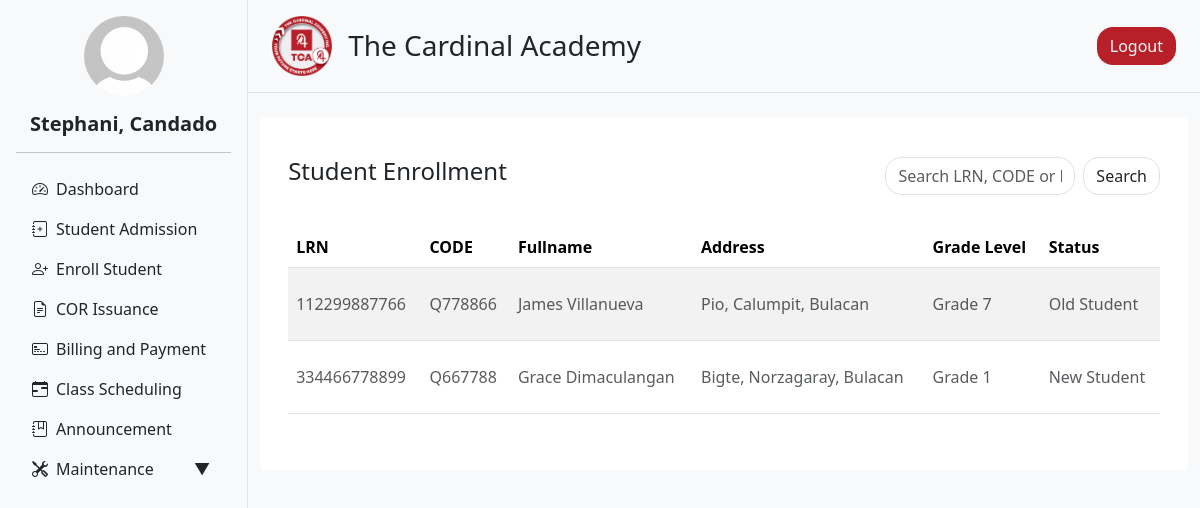
Screenshot of /admin/enrollment.php (signed in) with the database file from the repository.
### tables this page shows
CREATE TABLE `admission_form` (
  `id` int(11) NOT NULL,
  `lrn` varchar(20) NOT NULL,
  `firstname` varchar(50) NOT NULL,
  `middlename` varchar(50) DEFAULT NULL,
  `lastname` varchar(50) NOT NULL,
  `status` varchar(255) NOT NULL,
  `gender` enum('male','female') NOT NULL,
  `grade_level` varchar(20) NOT NULL,
  `profile_picture` varchar(255) DEFAULT NULL,
  `birthday` date NOT NULL,
  `religion` varchar(50) DEFAULT NULL,
  `place_of_birth` varchar(100) DEFAULT NULL,
  `age` int(11) DEFAULT NULL,
  `residential_address` varchar(255) DEFAULT NULL,
  `region` varchar(100) DEFAULT NULL,
  `province` varchar(100) DEFAULT NULL,
  `municipal` varchar(100) DEFAULT NULL,
  `barangay` varchar(100) DEFAULT NULL,
  `father_name` varchar(100) DEFAULT NULL,
  `father_occupation` varchar(100) DEFAULT NULL,
  `father_contact` varchar(20) DEFAULT NULL,
  `mother_name` varchar(100) DEFAULT NULL,
  `mother_occupation` varchar(100) DEFAULT NULL,
  `mother_contact` varchar(20) DEFAULT NULL,
  `guardian_name` varchar(100) DEFAULT NULL,
  `guardian_occupation` varchar(100) DEFAULT NULL,
  `guardian_contact` varchar(20) DEFAULT NULL,
  `admission_status` varchar(255) DEFAULT 'for_verification',
  `que_code` varchar(50) DEFAULT NULL,
  `phone` varchar(20) DEFAULT NULL,
  `email` varchar(255) DEFAULT NULL,
  `facebook` varchar(255) DEFAULT NULL,
  `admission_date` timestamp NOT NULL DEFAULT current_timestamp() ON UPDATE current_timestamp(),
  `strand` varchar(100) DEFAULT NULL
);

### admin/user_info.php (called while the page is built, shortened)
<?php
include '../db_connection.php';
function getUserInfo() {
    global $conn;
    $user_id = $_SESSION['user_id'];
    $sql = "SELECT first_name, last_name, profile FROM users WHERE user_id = ?";
    $stmt = $conn->prepare($sql);
    $stmt->bind_param("i", $user_id);
    $stmt->execute();
    $result = $stmt->get_result();
    $user = $result->fetch_assoc();
    $full_name = htmlspecialchars($user['first_name'] . ', ' . $user['last_name']);
    $profile_image = !empty($user['profile'])
        ? '../static/uploads/' . htmlspecialchars($user['profile'])
        : '../static/uploads/default_profile.jpg';
    return [
        'full_name' => $full_name,
        'profile_image' => $profile_image
    ];
}
?>

### admin/enrollment.php (the view, shortened to what this page needs)
<?php  include '../db_connection.php'; ?>
<?php
$limit = 10;
$page = isset($_GET['page']) && is_numeric($_GET['page']) ? (int) $_GET['page'] : 1;
$search = isset($_GET['search']) ? trim($_GET['search']) : '';
$offset = ($page - 1) * $limit;
$query = "SELECT
            id,
            que_code,
            lrn,
            CONCAT(firstname, ' ', lastname) AS fullname,
            CONCAT(barangay, ', ', municipal, ', ', province) AS address,
            grade_level,
            status
          FROM admission_form
          WHERE admission_status = 'approved' AND (
              lrn LIKE '%$search%'
              OR que_code LIKE '%$search%'
              OR CONCAT(firstname, ' ', lastname) LIKE '%$search%'
          )
          LIMIT $limit OFFSET $offset";
$result = mysqli_query($conn, $query);
?>
<!DOCTYPE html>
<html lang="en">
<head>
  <?php include 'header.php' ?>
</head>
<body>
<div class="d-flex flex-row bg-light">
  <?php include 'navigation.php' ?>
  <div class="content flex-grow-1">
    <?php include 'nav_top.php' ?>
    <div class="container my-4">
      <div class="row g-4">
        <div class="col-12">
          <div class="rounded p-3 bg-white">
            <div class="container my-4">
              <div class="row mb-3">
                <div class="col-12 col-md-8">
                  <h4>Student Enrollment</h4>
                </div>
                <div class="col-12 col-md-4">
                  <form method="GET" action="">
                    <div class="input-group">
                      <input class="form-control rounded rounded-4" type="text" name="search" value="<?= htmlspecialchars($search) ?>" placeholder="Search LRN, CODE or Fullname">
                      <button class="btn border ms-2 rounded rounded-4" type="submit">Search</button>
                    </div>
                  </form>
                </div>
                <div class="col-12 pt-3">
                </div>
              </div>
              <div class="table-responsive">
                <table class="table table-striped table-hover" style="cursor: pointer">
                  <thead>
                    <tr>
                      <th scope="col">LRN</th>
                      <th scope="col">CODE</th>
                      <th scope="col">Fullname</th>
                      <th scope="col">Address</th>
                      <th scope="col">Grade Level</th>
                      <th scope="col">Status</th>
                    </tr>
                  </thead>
                  <tbody>
                    <?php if (mysqli_num_rows($result) > 0): ?>
                      <?php while ($row = mysqli_fetch_assoc($result)): ?>
                        <tr class="clickable-row" data-id="<?= $row['id'] ?>">
                          <td><p class="text-muted pt-3 pb-3 mb-0"><?= htmlspecialchars($row['lrn']) ?></p></td>
                          <td><p class="text-muted pt-3 pb-3 mb-0"><?= htmlspecialchars($row['que_code'] ?? '-') ?></p></td>
                          <td><p class="text-muted pt-3 pb-3 mb-0"><?= htmlspecialchars($row['fullname']) ?></p></td>
                          <td><p class="text-muted pt-3 pb-3 mb-0"><?= htmlspecialchars($row['address']) ?></p></td>
                          <td><p class="text-muted pt-3 pb-3 mb-0"><?= htmlspecialchars($row['grade_level']) ?></p></td>
                          <td><p class="text-muted pt-3 pb-3 mb-0"><?= htmlspecialchars($row['status']) ?></p></td>
                        </tr>
                      <?php endwhile; ?>
                    <?php else: ?>
                      <tr>
                        <td colspan="6"><p class="text-muted text-center pt-3 pb-3 mb-0">No data available</p></td>
                      </tr>
                    <?php endif; ?>
                  </tbody>
                </table>
              </div>
            </div>
          </div>
        </div>
      </div>
    </div>
  </div>
</div>
</body>
</html>

### static/css/styles.css (style rules this page uses)
.content { width: 80%; }

### static/css/landing.css (style rules this page uses)
body { margin: 0; padding: 0; height: 100%; }

### rows the page displays
admission_form: lrn "112299887766", que_code "Q778866", fullname "James Villanueva", address "Pio, Calumpit, Bulacan", grade_level "Grade 7", status "Old Student"
admission_form: lrn "334466778899", que_code "Q667788", fullname "Grace Dimaculangan", address "Bigte, Norzagaray, Bulacan", grade_level "Grade 1", status "New Student"

### other values shown
$full_name "Stephani, Candado"
